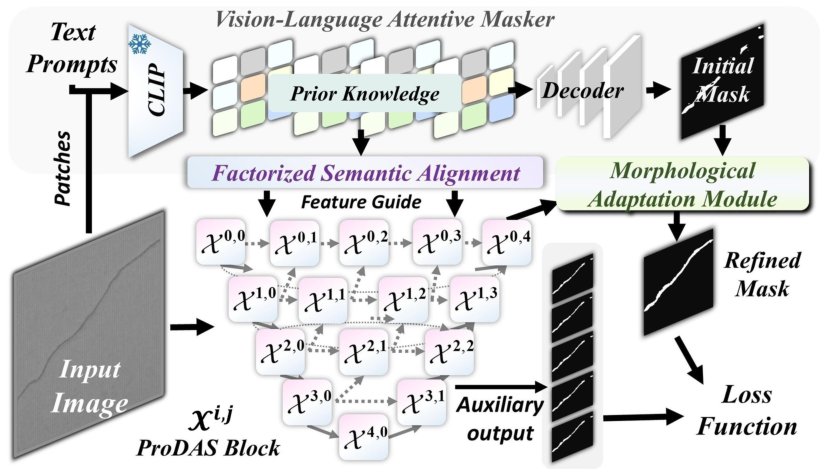
#> input picture al.png, 824 x 469 px
$ python -i utils.py   (imports and definitions only)
#> lines starting #> are read from the running program, lines starting #| are printed output that depends on the picture
import cv2
import numpy as np

FABRIC_CATEGORY_MAPPING = {
    '线头': 'loose thread',
    '断经': 'warp breakage',
    '短纬': 'short weft',
    '并纬': 'double weft',
    '线头断经': 'thread and warp breakage'
}

DEFECT_TEMPLATES = {
    'loose thread': {
        'center-middle': 'loose thread defect in the center of the fabric',
        'left-middle': 'loose thread defect on the left side',
        'right-middle': 'loose thread defect on the right side',
        'center-top': 'loose thread defect at the top center',
        'center-bottom': 'loose thread defect at the bottom center',
        'left-top': 'loose thread defect in the top left corner',
        'right-top': 'loose thread defect in the top right corner',
        'left-bottom': 'loose thread defect in the bottom left corner',
        'right-bottom': 'loose thread defect in the bottom right corner'
    },
    'warp breakage': {
        'center-middle': 'vertical warp breakage in the center',
        'left-middle': 'vertical warp breakage on the left side',
        'right-middle': 'vertical warp breakage on the right side',
        'center-top': 'vertical warp breakage starting from the top',
        'center-bottom': 'vertical warp breakage starting from the bottom',
        'left-top': 'vertical warp breakage in the top left area',
        'right-top': 'vertical warp breakage in the top right area',
        'left-bottom': 'vertical warp breakage in the bottom left area',
        'right-bottom': 'vertical warp breakage in the bottom right area'
    },
    'short weft': {
        'center-middle': 'horizontal short weft defect in the center',
        'left-middle': 'horizontal short weft defect on the left side',
        'right-middle': 'horizontal short weft defect on the right side',
        'center-top': 'horizontal short weft defect near the top',
        'center-bottom': 'horizontal short weft defect near the bottom',
        'left-top': 'horizontal short weft defect in the top left area',
        'right-top': 'horizontal short weft defect in the top right area',
        'left-bottom': 'horizontal short weft defect in the bottom left area',
        'right-bottom': 'horizontal short weft defect in the bottom right area'
    },
    'double weft': {
        'center-middle': 'parallel double weft lines in the center',
        'left-middle': 'parallel double weft lines on the left side',
        'right-middle': 'parallel double weft lines on the right side',
        'center-top': 'parallel double weft lines near the top',
        'center-bottom': 'parallel double weft lines near the bottom',
        'left-top': 'parallel double weft lines in the top left area',
        'right-top': 'parallel double weft lines in the top right area',
        'left-bottom': 'parallel double weft lines in the bottom left area',
        'right-bottom': 'parallel double weft lines in the bottom right area'
    },
    'thread and warp breakage': {
        'center-middle': 'combined thread and warp breakage defect in the center',
        'left-middle': 'combined thread and warp breakage defect on the left side',
        'right-middle': 'combined thread and warp breakage defect on the right side',
        'center-top': 'combined thread and warp breakage defect near the top',
        'center-bottom': 'combined thread and warp breakage defect near the bottom',
        'left-top': 'combined thread and warp breakage defect in the top left area',
        'right-top': 'combined thread and warp breakage defect in the top right area',
        'left-bottom': 'combined thread and warp breakage defect in the bottom left area',
        'right-bottom': 'combined thread and warp breakage defect in the bottom right area'
    },
    'crack': {
        'center-middle': 'crack defect in the center of the pavement',
        'left-middle': 'crack defect on the left side of the pavement',
        'right-middle': 'crack defect on the right side of the pavement',
        'center-top': 'crack defect at the top center of the pavement',
        'center-bottom': 'crack defect at the bottom center of the pavement',
        'left-top': 'crack defect in the top left corner of the pavement',
        'right-top': 'crack defect in the top right corner of the pavement',
        'left-bottom': 'crack defect in the bottom left corner of the pavement',
        'right-bottom': 'crack defect in the bottom right corner of the pavement'
    },
    'PCB defect': {
        'center-middle': 'defect in the center of the PCB board',
        'left-middle': 'defect on the left side of the PCB board',
        'right-middle': 'defect on the right side of the PCB board',
        'center-top': 'defect at the top center of the PCB board',
        'center-bottom': 'defect at the bottom center of the PCB board',
        'left-top': 'defect in the top left corner of the PCB board',
        'right-top': 'defect in the top right corner of the PCB board',
        'left-bottom': 'defect in the bottom left corner of the PCB board',
        'right-bottom': 'defect in the bottom right corner of the PCB board'
    },
    'defect': {
        'center-middle': 'surface defect in the center of the commutator',
        'left-middle': 'surface defect on the left side of the commutator',
        'right-middle': 'surface defect on the right side of the commutator',
        'center-top': 'surface defect at the top center of the commutator',
        'center-bottom': 'surface defect at the bottom center of the commutator',
        'left-top': 'surface defect in the top left area of the commutator',
        'right-top': 'surface defect in the top right area of the commutator',
        'left-bottom': 'surface defect in the bottom left area of the commutator',
        'right-bottom': 'surface defect in the bottom right area of the commutator'
    }
}

DEFECT_FALLBACK = {
    'loose thread': 'Unable to detect the precise location of the loose thread',
    'warp breakage': 'Unable to detect the precise location of the warp breakage',
    'short weft': 'Unable to detect the precise location of the short weft',
    'double weft': 'Unable to detect the precise location of the double weft',
    'thread and warp breakage': 'Unable to detect the precise location of the thread and warp breakage',
    'crack': 'Unable to detect the precise location of the crack on the pavement',
    'PCB defect': 'Unable to detect the precise location of the defect on the PCB board',
    'defect': 'A surface defect on the commutator'
}

DEFECT_EXCEPTION_FALLBACK = {
    'crack': 'A crack defect on the pavement surface. This defect appears as a linear pattern on the pavement.',
    'PCB defect': 'A defect on the PCB board surface',
    'defect': 'A surface defect on the commutator'
}


def detect_line_position(image):
    gray = cv2.cvtColor(image, cv2.COLOR_RGB2GRAY)
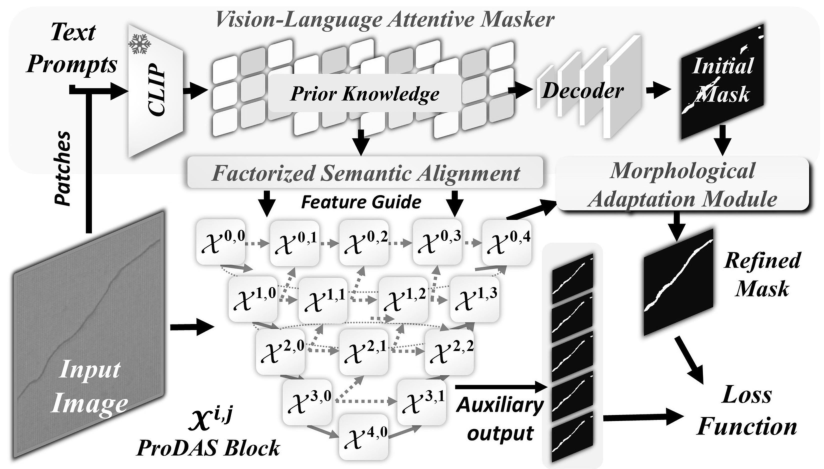
#> gray: shape (469, 824); min 0, max 255, mean 213.2

    blurred = cv2.GaussianBlur(gray, (9, 9), 0)
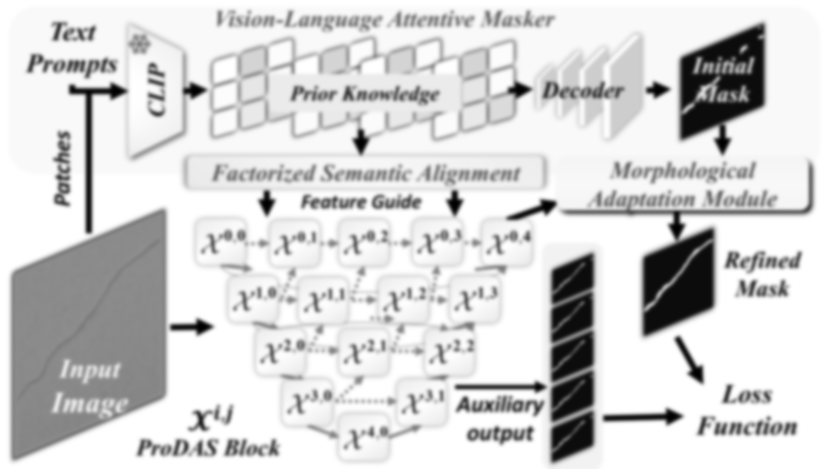
#> blurred: shape (469, 824); min 0, max 255, mean 213.2

    edges = cv2.Canny(blurred, 100, 150)
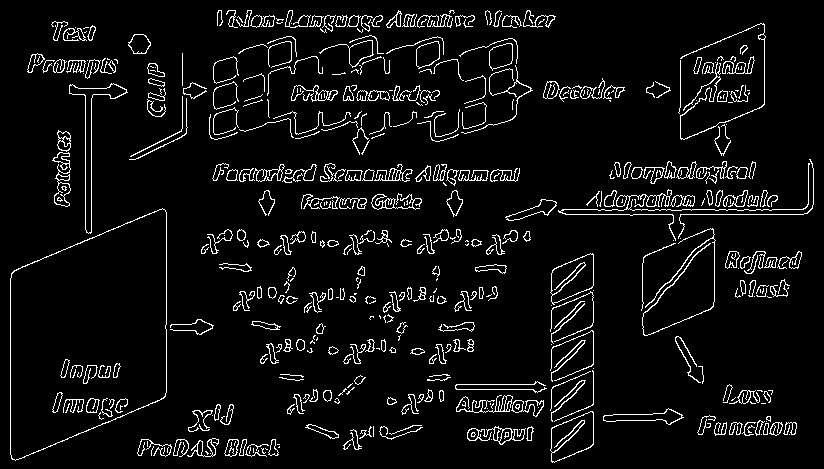
#> edges: shape (469, 824); 6.1% white in thin lines or dots

    lines = cv2.HoughLinesP(edges, 1, np.pi/180, threshold=50,
                           minLineLength=50, maxLineGap=10)
#> lines = 181 rows, first 6: [565, 214, 803, 214], [166, 392, 166, 212], [213, 180, 517, 180], [682, 209, 811, 209], [612, 170, 754, 170], [486, 16, 555, 16]

    height, width = image.shape[:2]
#> height = 469; width = 824

    if lines is not None:
        all_centers = []
        for line in lines:
            x1, y1, x2, y2 = line[0]
            center_x = (x1 + x2) / 2
            center_y = (y1 + y2) / 2
            all_centers.append((center_x, center_y))
#> this loop made 181 passes
#> (x1, y1, x2, y2, center_x, center_y) on passes 1 to 3: (565, 214, 803, 214, 684, 214), (166, 392, 166, 212, 166, 302), (213, 180, 517, 180, 365, 180)
#> after the loop, all_centers = 181 pairs, first value 10 to 775, second value 15 to 452

        if all_centers:
            avg_center_x = sum(x for x, _ in all_centers) / len(all_centers)
#> avg_center_x = 440.7
            avg_center_y = sum(y for _, y in all_centers) / len(all_centers)
#> avg_center_y = 224.4

            position = {
                'x': 'left' if avg_center_x < width/3 else 'right' if avg_center_x > 2*width/3 else 'center',
                'y': 'top' if avg_center_y < height/3 else 'bottom' if avg_center_y > 2*height/3 else 'middle'
            }
#> position = {'x': 'center', 'y': 'middle'}
            return position, edges, lines

    return None, edges, None


# [53 lines left out: functions detect_object_position, normalize_defect_type, generate_position_description, not called in this run]


def detect_defect_position(image, mask=None, prefer_line=False, object_only=False):
    if object_only:
        if mask is None:
            return None
        position, _ = detect_object_position(image, mask)
        return position

    if prefer_line:
        position, _, _ = detect_line_position(image)
        if position is not None:
            return position
        if mask is not None:
            position, _ = detect_object_position(image, mask)
            return position
        return None

    if mask is not None:
        position, _ = detect_object_position(image, mask)
        if position is not None:
            return position

    position, _, _ = detect_line_position(image)
#> position = {'x': 'center', 'y': 'middle'}
    return position


# [19 lines left out: function generate_defect_description, not called in this run]

>>> import cv2
>>> picture = cv2.cvtColor(cv2.imread('al.png'), cv2.COLOR_BGR2RGB)
>>> result = detect_defect_position(picture)
#> result = {'x': 'center', 'y': 'middle'}
